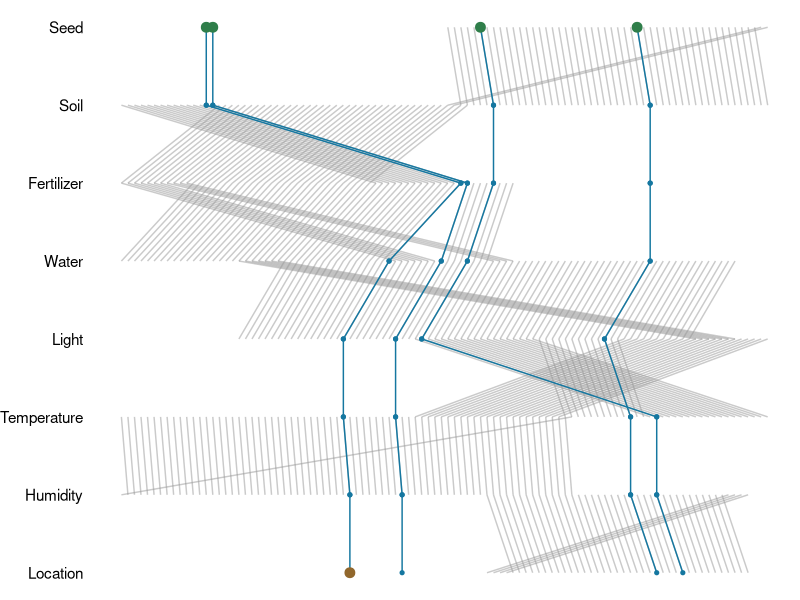

Write R code to recreate this figure.
## ---- chunk 1
#| dpi: 216
#| code-fold: true
#| code-summary: "Figure Source"
#| warning: false
library(tidyverse)

#| fig-width: 5
#| fig-height: 4
text <- "seeds: 79 14 55 13

seed-to-soil map:
50 98 2
52 50 48

soil-to-fertilizer map:
0 15 37
37 52 2
39 0 15

fertilizer-to-water map:
49 53 8
0 11 42
42 0 7
57 7 4

water-to-light map:
88 18 7
18 25 70

light-to-temperature map:
45 77 23
81 45 19
68 64 13

temperature-to-humidity map:
0 69 1
1 0 69

humidity-to-location map:
60 56 37
56 93 4"

lines <- str_split_1(text, "\n\n")

seeds <-
  lines[[1]] |>
  str_extract_all("\\d+", simplify = TRUE) |>
  as.numeric()

steps <-
  lines[-1] |>
  map(read_lines) |>
  map(\(.) {
    .[-1] |>
      str_extract_all("\\d+", simplify = TRUE) |>
      as_tibble() |>
      set_names(c("dest_start", "source_start", "range_len")) |>
      mutate(across(everything(), as.numeric))
  })

get_path <- function(seed) {
  value <- seed
  step <- 1
  path <- list()
  
  while (step <= length(steps)) {
    dest <-
      steps[[step]] |>
      mutate(
        is_valid = value >= source_start & value < source_start + range_len,
        dest = dest_start + value - source_start
      ) |>
      filter(value >= source_start & value < source_start + range_len) |>
      pull(dest)
    
    new_value <- c(dest, value)[1]
    path <- bind_rows(
      path,
      tibble(
        x = value,
        xend = new_value,
        y = 9 - step,
        yend = y - 1
      )
    )
    value = new_value
    step <- step + 1
  }
  path
}

paths <-
  seeds |>
  map(get_path) |>
  list_rbind()

plot_df <-
  steps |>
  list_rbind(names_to = "step") |>
  mutate(
    y = 9 - step,
    yend = y - 1,
    x = map2(source_start, range_len, \(start, range) start + seq_len(range) - 1),
    xend = map2(dest_start, range_len, \(start, range) start + seq_len(range) - 1)
  ) |>
  unnest()

points <-
  bind_rows(
    paths |> select(x, y),
    paths |> select(x = xend, y = yend)
  ) |>
  mutate(
    col = case_when(
      y == 8 ~ "#2F7E4A",
      y == 1 & x == 35 ~ "#91672C",
      TRUE ~ "#1577A0"
    ),
    size = ifelse(col == "#1577A0", 1.1, 3)
  )

p <-
  ggplot(plot_df, aes(x, y, xend = xend, yend = yend)) +
  geom_segment(alpha = 0.5, col = "#969696") +
  geom_segment(data = paths, col = "#1577A0") +
  geom_point(
    data = points,
    mapping = aes(x, y, col = I(col), size = I(size), xend = NULL, yend = NULL)
  ) +
  scale_y_continuous(
    breaks = seq_len(8),
    labels = rev(c("Seed", "Soil", "Fertilizer", "Water", "Light", "Temperature", "Humidity", "Location"))
  ) +
  theme_void() +
  theme(
    axis.text.y = element_text(margin = margin(r = 0.8 * 11 / 2), hjust = 1)
  )

p
## ---- chunk 2

